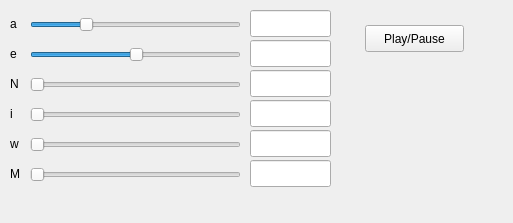
<?xml version="1.0" encoding="UTF-8"?>
<ui version="4.0">
 <class>MainWindow</class>
 <widget class="QMainWindow" name="MainWindow">
  <property name="geometry">
   <rect>
    <x>0</x>
    <y>0</y>
    <width>513</width>
    <height>223</height>
   </rect>
  </property>
  <property name="windowTitle">
   <string>STAR GAZER GUI - By Marcosoft</string>
  </property>
  <property name="styleSheet">
   <string notr="true">QGroupBox {
    border: 1px solid gray;
    border-radius: 9px;
    margin-top: 0.5em;
}

QGroupBox::title {
    subcontrol-origin: margin;
    left: 10px;
    padding: 0 3px 0 3px;
}

QRadioButton{
	spacing: 1px;
}
QRadioButton::indicator{
	width: 16px;
	height: 16px;
}</string>
  </property>
  <widget class="QWidget" name="centralWidget">
   <widget class="QSlider" name="hsN">
    <property name="geometry">
     <rect>
      <x>30</x>
      <y>70</y>
      <width>211</width>
      <height>29</height>
     </rect>
    </property>
    <property name="orientation">
     <enum>Qt::Horizontal</enum>
    </property>
   </widget>
   <widget class="QLabel" name="lblN">
    <property name="geometry">
     <rect>
      <x>10</x>
      <y>75</y>
      <width>16</width>
      <height>17</height>
     </rect>
    </property>
    <property name="text">
     <string>N</string>
    </property>
   </widget>
   <widget class="QSlider" name="hsI">
    <property name="geometry">
     <rect>
      <x>30</x>
      <y>100</y>
      <width>211</width>
      <height>29</height>
     </rect>
    </property>
    <property name="orientation">
     <enum>Qt::Horizontal</enum>
    </property>
   </widget>
   <widget class="QLabel" name="lblI">
    <property name="geometry">
     <rect>
      <x>10</x>
      <y>105</y>
      <width>16</width>
      <height>17</height>
     </rect>
    </property>
    <property name="text">
     <string>i</string>
    </property>
   </widget>
   <widget class="QSlider" name="hsW">
    <property name="geometry">
     <rect>
      <x>30</x>
      <y>130</y>
      <width>211</width>
      <height>29</height>
     </rect>
    </property>
    <property name="orientation">
     <enum>Qt::Horizontal</enum>
    </property>
   </widget>
   <widget class="QLabel" name="lblW">
    <property name="geometry">
     <rect>
      <x>10</x>
      <y>135</y>
      <width>16</width>
      <height>17</height>
     </rect>
    </property>
    <property name="text">
     <string>w</string>
    </property>
   </widget>
   <widget class="QSlider" name="hsM">
    <property name="geometry">
     <rect>
      <x>30</x>
      <y>160</y>
      <width>211</width>
      <height>29</height>
     </rect>
    </property>
    <property name="orientation">
     <enum>Qt::Horizontal</enum>
    </property>
   </widget>
   <widget class="QLabel" name="lblM">
    <property name="geometry">
     <rect>
      <x>10</x>
      <y>165</y>
      <width>16</width>
      <height>17</height>
     </rect>
    </property>
    <property name="text">
     <string>M</string>
    </property>
   </widget>
   <widget class="QLineEdit" name="txtN">
    <property name="geometry">
     <rect>
      <x>250</x>
      <y>70</y>
      <width>81</width>
      <height>27</height>
     </rect>
    </property>
   </widget>
   <widget class="QLineEdit" name="txtI">
    <property name="geometry">
     <rect>
      <x>250</x>
      <y>100</y>
      <width>81</width>
      <height>27</height>
     </rect>
    </property>
   </widget>
   <widget class="QLineEdit" name="txtW">
    <property name="geometry">
     <rect>
      <x>250</x>
      <y>130</y>
      <width>81</width>
      <height>27</height>
     </rect>
    </property>
   </widget>
   <widget class="QLineEdit" name="txtM">
    <property name="geometry">
     <rect>
      <x>250</x>
      <y>160</y>
      <width>81</width>
      <height>27</height>
     </rect>
    </property>
   </widget>
   <widget class="QLineEdit" name="txtE">
    <property name="geometry">
     <rect>
      <x>250</x>
      <y>40</y>
      <width>81</width>
      <height>27</height>
     </rect>
    </property>
   </widget>
   <widget class="QSlider" name="hsA">
    <property name="enabled">
     <bool>true</bool>
    </property>
    <property name="geometry">
     <rect>
      <x>30</x>
      <y>10</y>
      <width>211</width>
      <height>29</height>
     </rect>
    </property>
    <property name="value">
     <number>25</number>
    </property>
    <property name="orientation">
     <enum>Qt::Horizontal</enum>
    </property>
   </widget>
   <widget class="QLineEdit" name="txtA">
    <property name="enabled">
     <bool>true</bool>
    </property>
    <property name="geometry">
     <rect>
      <x>250</x>
      <y>10</y>
      <width>81</width>
      <height>27</height>
     </rect>
    </property>
   </widget>
   <widget class="QSlider" name="hsE">
    <property name="geometry">
     <rect>
      <x>30</x>
      <y>40</y>
      <width>211</width>
      <height>29</height>
     </rect>
    </property>
    <property name="value">
     <number>50</number>
    </property>
    <property name="orientation">
     <enum>Qt::Horizontal</enum>
    </property>
   </widget>
   <widget class="QLabel" name="lblA">
    <property name="geometry">
     <rect>
      <x>10</x>
      <y>15</y>
      <width>16</width>
      <height>17</height>
     </rect>
    </property>
    <property name="text">
     <string>a</string>
    </property>
   </widget>
   <widget class="QLabel" name="lblE">
    <property name="geometry">
     <rect>
      <x>10</x>
      <y>45</y>
      <width>16</width>
      <height>17</height>
     </rect>
    </property>
    <property name="text">
     <string>e</string>
    </property>
   </widget>
   <widget class="QPushButton" name="btnContinuous">
    <property name="geometry">
     <rect>
      <x>365</x>
      <y>25</y>
      <width>99</width>
      <height>27</height>
     </rect>
    </property>
    <property name="text">
     <string>Play/Pause</string>
    </property>
   </widget>
  </widget>
 </widget>
 <layoutdefault spacing="6" margin="11"/>
 <resources/>
 <connections/>
</ui>
